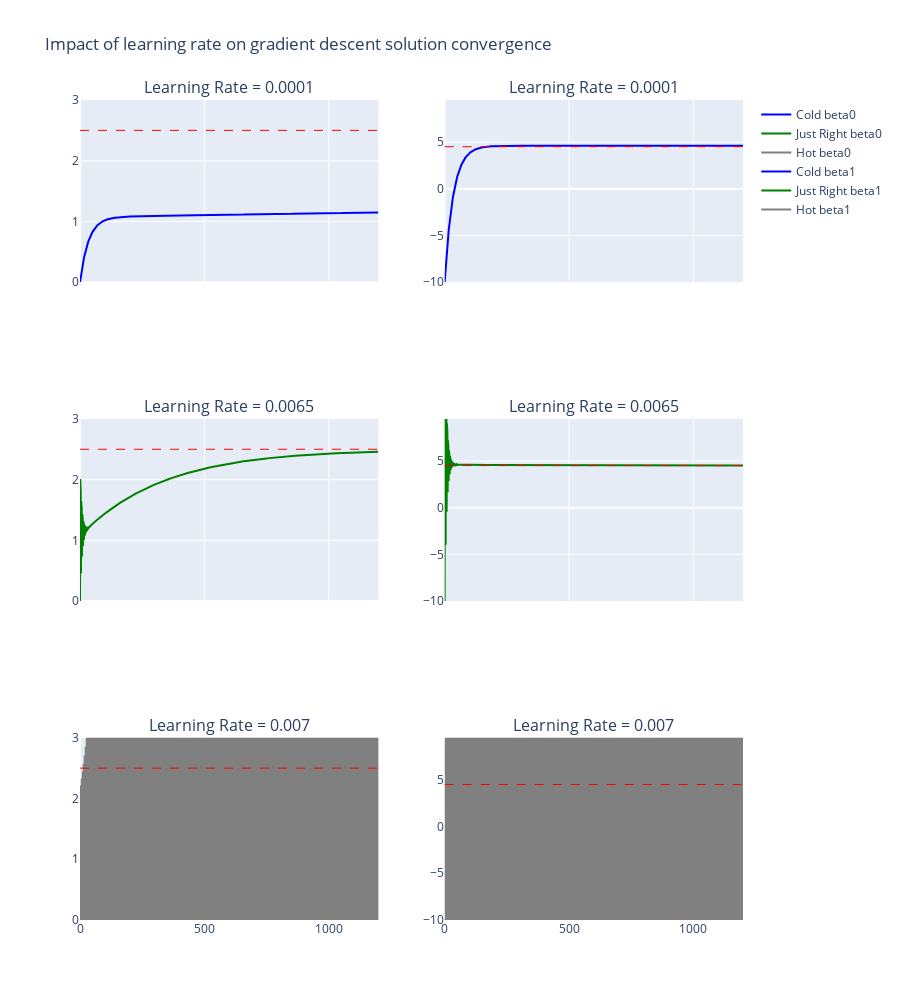

Notebook cell for this chart:
### Code cell
plttitles = ("Learning Rate = " + str(learningRates[0]), "Learning Rate = " + str(learningRates[0]),
            "Learning Rate = " + str(learningRates[1]), "Learning Rate = " + str(learningRates[1]),
            "Learning Rate = " + str(learningRates[2]), "Learning Rate = " + str(learningRates[2]))                                                                          
             
fig = make_subplots(rows=3, cols=2, shared_xaxes = True, subplot_titles = plttitles)
colors = ['blue','green', 'gray']
names = ['Cold', 'Just Right', 'Hot']
for i in [1,2]:
    for j in [1,2,3]:
        if i == 1:
            fig.add_trace(go.Scatter(x = np.arange(0,epochs,1), y = beta0results[j-1], mode='lines'
                                     , marker_color = colors[j-1], name = names[j-1]+' beta0'), row = j, col = i)
            fig.add_hline(y = intercept,line_dash = 'dash', line_width = 1, line_color = "red", 
                          row = j, col = i)
            fig.update_yaxes(range=[beta0guess, intercept + 0.5], row = j, col = i)    
        else:
            fig.add_trace(go.Scatter(x = np.arange(0,epochs,1), y = beta1results[j-1], mode='lines'
                                     , marker_color = colors[j-1], name = names[j-1]+' beta1'), row = j, col = i)
            fig.add_hline(y = slope,line_dash = 'dash', line_width = 1, line_color = "red", row = j, col = i)
            fig.update_yaxes(range=[beta1guess, slope + 5], row = j, col = i)    
fig.update_layout(height = 1000,
                 title_text="Impact of learning rate on gradient descent solution convergence")
fig.show()

### Figure 1 — Plotly figure (JSON) as saved in the notebook; plotly's stock layout.template omitted (floating-point values rounded to 4 significant figures; data arrays with more than 128 entries replaced by an {"elided": "..."} marker saying what was removed)
{"data": [{"marker": {"color": "blue"}, "mode": "lines", "name": "Cold beta0", "type": "scatter", "x": {"elided": "1200 int values"}, "xaxis": "x", "y": {"elided": "1201 float values"}, "yaxis": "y"}, {"marker": {"color": "green"}, "mode": "lines", "name": "Just Right beta0", "type": "scatter", "x": {"elided": "1200 int values"}, "xaxis": "x3", "y": {"elided": "1201 float values"}, "yaxis": "y3"}, {"marker": {"color": "gray"}, "mode": "lines", "name": "Hot beta0", "type": "scatter", "x": {"elided": "1200 int values"}, "xaxis": "x5", "y": {"elided": "1201 float values"}, "yaxis": "y5"}, {"marker": {"color": "blue"}, "mode": "lines", "name": "Cold beta1", "type": "scatter", "x": {"elided": "1200 int values"}, "xaxis": "x2", "y": {"elided": "1201 float values"}, "yaxis": "y2"}, {"marker": {"color": "green"}, "mode": "lines", "name": "Just Right beta1", "type": "scatter", "x": {"elided": "1200 int values"}, "xaxis": "x4", "y": {"elided": "1201 float values"}, "yaxis": "y4"}, {"marker": {"color": "gray"}, "mode": "lines", "name": "Hot beta1", "type": "scatter", "x": {"elided": "1200 int values"}, "xaxis": "x6", "y": {"elided": "1201 float values"}, "yaxis": "y6"}], "layout": {"annotations": [{"font": {"size": 16}, "showarrow": false, "text": "Learning Rate = 0.0001", "x": 0.225, "xanchor": "center", "xref": "paper", "y": 1, "yanchor": "bottom", "yref": "paper"}, {"font": {"size": 16}, "showarrow": false, "text": "Learning Rate = 0.0001", "x": 0.775, "xanchor": "center", "xref": "paper", "y": 1, "yanchor": "bottom", "yref": "paper"}, {"font": {"size": 16}, "showarrow": false, "text": "Learning Rate = 0.0065", "x": 0.225, "xanchor": "center", "xref": "paper", "y": 0.6111, "yanchor": "bottom", "yref": "paper"}, {"font": {"size": 16}, "showarrow": false, "text": "Learning Rate = 0.0065", "x": 0.775, "xanchor": "center", "xref": "paper", "y": 0.6111, "yanchor": "bottom", "yref": "paper"}, {"font": {"size": 16}, "showarrow": false, "text": "Learning Rate = 0.007", "x": 0.225, "xanchor": "center", "xref": "paper", "y": 0.2222, "yanchor": "bottom", "yref": "paper"}, {"font": {"size": 16}, "showarrow": false, "text": "Learning Rate = 0.007", "x": 0.775, "xanchor": "center", "xref": "paper", "y": 0.2222, "yanchor": "bottom", "yref": "paper"}], "height": 1000, "shapes": [{"line": {"color": "red", "dash": "dash", "width": 1}, "type": "line", "x0": 0, "x1": 1, "xref": "x domain", "y0": 2.5, "y1": 2.5, "yref": "y"}, {"line": {"color": "red", "dash": "dash", "width": 1}, "type": "line", "x0": 0, "x1": 1, "xref": "x3 domain", "y0": 2.5, "y1": 2.5, "yref": "y3"}, {"line": {"color": "red", "dash": "dash", "width": 1}, "type": "line", "x0": 0, "x1": 1, "xref": "x5 domain", "y0": 2.5, "y1": 2.5, "yref": "y5"}, {"line": {"color": "red", "dash": "dash", "width": 1}, "type": "line", "x0": 0, "x1": 1, "xref": "x2 domain", "y0": 4.5, "y1": 4.5, "yref": "y2"}, {"line": {"color": "red", "dash": "dash", "width": 1}, "type": "line", "x0": 0, "x1": 1, "xref": "x4 domain", "y0": 4.5, "y1": 4.5, "yref": "y4"}, {"line": {"color": "red", "dash": "dash", "width": 1}, "type": "line", "x0": 0, "x1": 1, "xref": "x6 domain", "y0": 4.5, "y1": 4.5, "yref": "y6"}], "title": {"text": "Impact of learning rate on gradient descent solution convergence"}, "xaxis": {"anchor": "y", "domain": [0, 0.45], "matches": "x5", "showticklabels": false}, "xaxis2": {"anchor": "y2", "domain": [0.55, 1], "matches": "x6", "showticklabels": false}, "xaxis3": {"anchor": "y3", "domain": [0, 0.45], "matches": "x5", "showticklabels": false}, "xaxis4": {"anchor": "y4", "domain": [0.55, 1], "matches": "x6", "showticklabels": false}, "xaxis5": {"anchor": "y5", "domain": [0, 0.45]}, "xaxis6": {"anchor": "y6", "domain": [0.55, 1]}, "yaxis": {"anchor": "x", "domain": [0.7778, 1], "range": [0, 3]}, "yaxis2": {"anchor": "x2", "domain": [0.7778, 1], "range": [-10, 9.5]}, "yaxis3": {"anchor": "x3", "domain": [0.3889, 0.6111], "range": [0, 3]}, "yaxis4": {"anchor": "x4", "domain": [0.3889, 0.6111], "range": [-10, 9.5]}, "yaxis5": {"anchor": "x5", "domain": [0, 0.2222], "range": [0, 3]}, "yaxis6": {"anchor": "x6", "domain": [0, 0.2222], "range": [-10, 9.5]}}}
